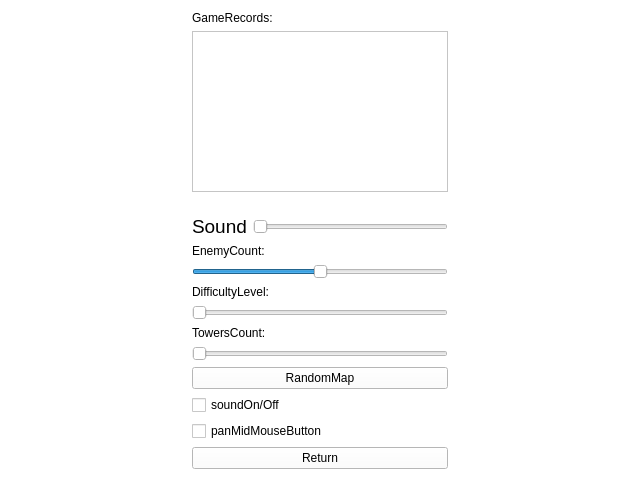
<?xml version="1.0" encoding="UTF-8"?>
<ui version="4.0">
 <class>OptionMenu</class>
 <widget class="QWidget" name="OptionMenu">
  <property name="geometry">
   <rect>
    <x>0</x>
    <y>0</y>
    <width>640</width>
    <height>480</height>
   </rect>
  </property>
  <property name="palette">
   <palette>
    <active>
     <colorrole role="WindowText">
      <brush brushstyle="SolidPattern">
       <color alpha="255">
        <red>0</red>
        <green>0</green>
        <blue>0</blue>
       </color>
      </brush>
     </colorrole>
     <colorrole role="Button">
      <brush brushstyle="SolidPattern">
       <color alpha="255">
        <red>255</red>
        <green>255</green>
        <blue>255</blue>
       </color>
      </brush>
     </colorrole>
     <colorrole role="Light">
      <brush brushstyle="SolidPattern">
       <color alpha="255">
        <red>255</red>
        <green>255</green>
        <blue>255</blue>
       </color>
      </brush>
     </colorrole>
     <colorrole role="Midlight">
      <brush brushstyle="SolidPattern">
       <color alpha="255">
        <red>255</red>
        <green>255</green>
        <blue>255</blue>
       </color>
      </brush>
     </colorrole>
     <colorrole role="Dark">
      <brush brushstyle="SolidPattern">
       <color alpha="255">
        <red>127</red>
        <green>127</green>
        <blue>127</blue>
       </color>
      </brush>
     </colorrole>
     <colorrole role="Mid">
      <brush brushstyle="SolidPattern">
       <color alpha="255">
        <red>170</red>
        <green>170</green>
        <blue>170</blue>
       </color>
      </brush>
     </colorrole>
     <colorrole role="Text">
      <brush brushstyle="SolidPattern">
       <color alpha="255">
        <red>0</red>
        <green>0</green>
        <blue>0</blue>
       </color>
      </brush>
     </colorrole>
     <colorrole role="BrightText">
      <brush brushstyle="SolidPattern">
       <color alpha="255">
        <red>255</red>
        <green>255</green>
        <blue>255</blue>
       </color>
      </brush>
     </colorrole>
     <colorrole role="ButtonText">
      <brush brushstyle="SolidPattern">
       <color alpha="255">
        <red>0</red>
        <green>0</green>
        <blue>0</blue>
       </color>
      </brush>
     </colorrole>
     <colorrole role="Base">
      <brush brushstyle="SolidPattern">
       <color alpha="255">
        <red>255</red>
        <green>255</green>
        <blue>255</blue>
       </color>
      </brush>
     </colorrole>
     <colorrole role="Window">
      <brush brushstyle="SolidPattern">
       <color alpha="255">
        <red>255</red>
        <green>255</green>
        <blue>255</blue>
       </color>
      </brush>
     </colorrole>
     <colorrole role="Shadow">
      <brush brushstyle="SolidPattern">
       <color alpha="255">
        <red>0</red>
        <green>0</green>
        <blue>0</blue>
       </color>
      </brush>
     </colorrole>
     <colorrole role="AlternateBase">
      <brush brushstyle="SolidPattern">
       <color alpha="255">
        <red>255</red>
        <green>255</green>
        <blue>255</blue>
       </color>
      </brush>
     </colorrole>
     <colorrole role="ToolTipBase">
      <brush brushstyle="SolidPattern">
       <color alpha="255">
        <red>255</red>
        <green>255</green>
        <blue>220</blue>
       </color>
      </brush>
     </colorrole>
     <colorrole role="ToolTipText">
      <brush brushstyle="SolidPattern">
       <color alpha="255">
        <red>0</red>
        <green>0</green>
        <blue>0</blue>
       </color>
      </brush>
     </colorrole>
    </active>
    <inactive>
     <colorrole role="WindowText">
      <brush brushstyle="SolidPattern">
       <color alpha="255">
        <red>0</red>
        <green>0</green>
        <blue>0</blue>
       </color>
      </brush>
     </colorrole>
     <colorrole role="Button">
      <brush brushstyle="SolidPattern">
       <color alpha="255">
        <red>255</red>
        <green>255</green>
        <blue>255</blue>
       </color>
      </brush>
     </colorrole>
     <colorrole role="Light">
      <brush brushstyle="SolidPattern">
       <color alpha="255">
        <red>255</red>
        <green>255</green>
        <blue>255</blue>
       </color>
      </brush>
     </colorrole>
     <colorrole role="Midlight">
      <brush brushstyle="SolidPattern">
       <color alpha="255">
        <red>255</red>
        <green>255</green>
        <blue>255</blue>
       </color>
      </brush>
     </colorrole>
     <colorrole role="Dark">
      <brush brushstyle="SolidPattern">
       <color alpha="255">
        <red>127</red>
        <green>127</green>
        <blue>127</blue>
       </color>
      </brush>
     </colorrole>
     <colorrole role="Mid">
      <brush brushstyle="SolidPattern">
       <color alpha="255">
        <red>170</red>
        <green>170</green>
        <blue>170</blue>
       </color>
      </brush>
     </colorrole>
     <colorrole role="Text">
      <brush brushstyle="SolidPattern">
       <color alpha="255">
        <red>0</red>
        <green>0</green>
        <blue>0</blue>
       </color>
      </brush>
     </colorrole>
     <colorrole role="BrightText">
      <brush brushstyle="SolidPattern">
       <color alpha="255">
        <red>255</red>
        <green>255</green>
        <blue>255</blue>
       </color>
      </brush>
     </colorrole>
     <colorrole role="ButtonText">
      <brush brushstyle="SolidPattern">
       <color alpha="255">
        <red>0</red>
        <green>0</green>
        <blue>0</blue>
       </color>
      </brush>
     </colorrole>
     <colorrole role="Base">
      <brush brushstyle="SolidPattern">
       <color alpha="255">
        <red>255</red>
        <green>255</green>
        <blue>255</blue>
       </color>
      </brush>
     </colorrole>
     <colorrole role="Window">
      <brush brushstyle="SolidPattern">
       <color alpha="255">
        <red>255</red>
        <green>255</green>
        <blue>255</blue>
       </color>
      </brush>
     </colorrole>
     <colorrole role="Shadow">
      <brush brushstyle="SolidPattern">
       <color alpha="255">
        <red>0</red>
        <green>0</green>
        <blue>0</blue>
       </color>
      </brush>
     </colorrole>
     <colorrole role="AlternateBase">
      <brush brushstyle="SolidPattern">
       <color alpha="255">
        <red>255</red>
        <green>255</green>
        <blue>255</blue>
       </color>
      </brush>
     </colorrole>
     <colorrole role="ToolTipBase">
      <brush brushstyle="SolidPattern">
       <color alpha="255">
        <red>255</red>
        <green>255</green>
        <blue>220</blue>
       </color>
      </brush>
     </colorrole>
     <colorrole role="ToolTipText">
      <brush brushstyle="SolidPattern">
       <color alpha="255">
        <red>0</red>
        <green>0</green>
        <blue>0</blue>
       </color>
      </brush>
     </colorrole>
    </inactive>
    <disabled>
     <colorrole role="WindowText">
      <brush brushstyle="SolidPattern">
       <color alpha="255">
        <red>127</red>
        <green>127</green>
        <blue>127</blue>
       </color>
      </brush>
     </colorrole>
     <colorrole role="Button">
      <brush brushstyle="SolidPattern">
       <color alpha="255">
        <red>255</red>
        <green>255</green>
        <blue>255</blue>
       </color>
      </brush>
     </colorrole>
     <colorrole role="Light">
      <brush brushstyle="SolidPattern">
       <color alpha="255">
        <red>255</red>
        <green>255</green>
        <blue>255</blue>
       </color>
      </brush>
     </colorrole>
     <colorrole role="Midlight">
      <brush brushstyle="SolidPattern">
       <color alpha="255">
        <red>255</red>
        <green>255</green>
        <blue>255</blue>
       </color>
      </brush>
     </colorrole>
     <colorrole role="Dark">
      <brush brushstyle="SolidPattern">
       <color alpha="255">
        <red>127</red>
        <green>127</green>
        <blue>127</blue>
       </color>
      </brush>
     </colorrole>
     <colorrole role="Mid">
      <brush brushstyle="SolidPattern">
       <color alpha="255">
        <red>170</red>
        <green>170</green>
        <blue>170</blue>
       </color>
      </brush>
     </colorrole>
     <colorrole role="Text">
      <brush brushstyle="SolidPattern">
       <color alpha="255">
        <red>127</red>
        <green>127</green>
        <blue>127</blue>
       </color>
      </brush>
     </colorrole>
     <colorrole role="BrightText">
      <brush brushstyle="SolidPattern">
       <color alpha="255">
        <red>255</red>
        <green>255</green>
        <blue>255</blue>
       </color>
      </brush>
     </colorrole>
     <colorrole role="ButtonText">
      <brush brushstyle="SolidPattern">
       <color alpha="255">
        <red>127</red>
        <green>127</green>
        <blue>127</blue>
       </color>
      </brush>
     </colorrole>
     <colorrole role="Base">
      <brush brushstyle="SolidPattern">
       <color alpha="255">
        <red>255</red>
        <green>255</green>
        <blue>255</blue>
       </color>
      </brush>
     </colorrole>
     <colorrole role="Window">
      <brush brushstyle="SolidPattern">
       <color alpha="255">
        <red>255</red>
        <green>255</green>
        <blue>255</blue>
       </color>
      </brush>
     </colorrole>
     <colorrole role="Shadow">
      <brush brushstyle="SolidPattern">
       <color alpha="255">
        <red>0</red>
        <green>0</green>
        <blue>0</blue>
       </color>
      </brush>
     </colorrole>
     <colorrole role="AlternateBase">
      <brush brushstyle="SolidPattern">
       <color alpha="255">
        <red>255</red>
        <green>255</green>
        <blue>255</blue>
       </color>
      </brush>
     </colorrole>
     <colorrole role="ToolTipBase">
      <brush brushstyle="SolidPattern">
       <color alpha="255">
        <red>255</red>
        <green>255</green>
        <blue>220</blue>
       </color>
      </brush>
     </colorrole>
     <colorrole role="ToolTipText">
      <brush brushstyle="SolidPattern">
       <color alpha="255">
        <red>0</red>
        <green>0</green>
        <blue>0</blue>
       </color>
      </brush>
     </colorrole>
    </disabled>
   </palette>
  </property>
  <property name="focusPolicy">
   <enum>Qt::NoFocus</enum>
  </property>
  <property name="windowTitle">
   <string>Options</string>
  </property>
  <layout class="QHBoxLayout" name="horizontalLayout_2">
   <item>
    <spacer name="horizontalSpacer_3">
     <property name="orientation">
      <enum>Qt::Horizontal</enum>
     </property>
     <property name="sizeHint" stdset="0">
      <size>
       <width>40</width>
       <height>20</height>
      </size>
     </property>
    </spacer>
   </item>
   <item>
    <layout class="QVBoxLayout" name="verticalLayout_2">
     <item>
      <spacer name="horizontalSpacer">
       <property name="orientation">
        <enum>Qt::Horizontal</enum>
       </property>
       <property name="sizeHint" stdset="0">
        <size>
         <width>40</width>
         <height>20</height>
        </size>
       </property>
      </spacer>
     </item>
    </layout>
   </item>
   <item>
    <spacer name="horizontalSpacer_4">
     <property name="orientation">
      <enum>Qt::Horizontal</enum>
     </property>
     <property name="sizeHint" stdset="0">
      <size>
       <width>40</width>
       <height>20</height>
      </size>
     </property>
    </spacer>
   </item>
   <item>
    <layout class="QVBoxLayout" name="verticalLayout_3">
     <item>
      <widget class="QLabel" name="labelGameRecords">
       <property name="text">
        <string>GameRecords:</string>
       </property>
      </widget>
     </item>
     <item>
      <widget class="QListWidget" name="gameRecordsListWidget">
       <property name="focusPolicy">
        <enum>Qt::NoFocus</enum>
       </property>
      </widget>
     </item>
     <item>
      <spacer name="verticalSpacer_2">
       <property name="orientation">
        <enum>Qt::Vertical</enum>
       </property>
       <property name="sizeHint" stdset="0">
        <size>
         <width>20</width>
         <height>40</height>
        </size>
       </property>
      </spacer>
     </item>
     <item>
      <spacer name="verticalSpacer_4">
       <property name="orientation">
        <enum>Qt::Vertical</enum>
       </property>
       <property name="sizeHint" stdset="0">
        <size>
         <width>20</width>
         <height>40</height>
        </size>
       </property>
      </spacer>
     </item>
     <item>
      <layout class="QHBoxLayout" name="horizontalLayout">
       <item>
        <widget class="QLabel" name="soundLabel">
         <property name="text">
          <string>&lt;html&gt;&lt;head/&gt;&lt;body&gt;&lt;p&gt;&lt;span style=&quot; font-size:14pt;&quot;&gt;Sound&lt;/span&gt;&lt;/p&gt;&lt;/body&gt;&lt;/html&gt;</string>
         </property>
        </widget>
       </item>
       <item>
        <widget class="QSlider" name="soundSlider">
         <property name="orientation">
          <enum>Qt::Horizontal</enum>
         </property>
        </widget>
       </item>
      </layout>
     </item>
     <item>
      <widget class="QLabel" name="labelEnemyCount">
       <property name="text">
        <string>EnemyCount:</string>
       </property>
      </widget>
     </item>
     <item>
      <widget class="QSlider" name="enemyCount">
       <property name="maximum">
        <number>32</number>
       </property>
       <property name="pageStep">
        <number>4</number>
       </property>
       <property name="value">
        <number>16</number>
       </property>
       <property name="orientation">
        <enum>Qt::Horizontal</enum>
       </property>
       <property name="tickPosition">
        <enum>QSlider::NoTicks</enum>
       </property>
      </widget>
     </item>
     <item>
      <widget class="QLabel" name="labelDifficultyLevel">
       <property name="text">
        <string>DifficultyLevel:</string>
       </property>
      </widget>
     </item>
     <item>
      <widget class="QSlider" name="difficultyLevel">
       <property name="maximum">
        <number>2</number>
       </property>
       <property name="pageStep">
        <number>1</number>
       </property>
       <property name="orientation">
        <enum>Qt::Horizontal</enum>
       </property>
      </widget>
     </item>
     <item>
      <widget class="QLabel" name="labelTowerCount">
       <property name="text">
        <string>TowersCount:</string>
       </property>
      </widget>
     </item>
     <item>
      <widget class="QSlider" name="towersCount">
       <property name="enabled">
        <bool>false</bool>
       </property>
       <property name="maximum">
        <number>32</number>
       </property>
       <property name="pageStep">
        <number>4</number>
       </property>
       <property name="orientation">
        <enum>Qt::Horizontal</enum>
       </property>
      </widget>
     </item>
     <item>
      <widget class="QPushButton" name="randomMapButton">
       <property name="text">
        <string>RandomMap</string>
       </property>
      </widget>
     </item>
     <item>
      <widget class="QCheckBox" name="sound">
       <property name="text">
        <string>soundOn/Off</string>
       </property>
      </widget>
     </item>
     <item>
      <widget class="QCheckBox" name="panMidMouseButton">
       <property name="text">
        <string>panMidMouseButton</string>
       </property>
      </widget>
     </item>
     <item>
      <widget class="QPushButton" name="returnButton">
       <property name="text">
        <string>Return</string>
       </property>
      </widget>
     </item>
    </layout>
   </item>
   <item>
    <spacer name="horizontalSpacer_5">
     <property name="orientation">
      <enum>Qt::Horizontal</enum>
     </property>
     <property name="sizeHint" stdset="0">
      <size>
       <width>40</width>
       <height>20</height>
      </size>
     </property>
    </spacer>
   </item>
   <item>
    <layout class="QVBoxLayout" name="verticalLayout_4">
     <item>
      <spacer name="horizontalSpacer_2">
       <property name="orientation">
        <enum>Qt::Horizontal</enum>
       </property>
       <property name="sizeHint" stdset="0">
        <size>
         <width>40</width>
         <height>20</height>
        </size>
       </property>
      </spacer>
     </item>
    </layout>
   </item>
   <item>
    <spacer name="horizontalSpacer_6">
     <property name="orientation">
      <enum>Qt::Horizontal</enum>
     </property>
     <property name="sizeHint" stdset="0">
      <size>
       <width>40</width>
       <height>20</height>
      </size>
     </property>
    </spacer>
   </item>
  </layout>
 </widget>
 <resources/>
 <connections/>
</ui>
